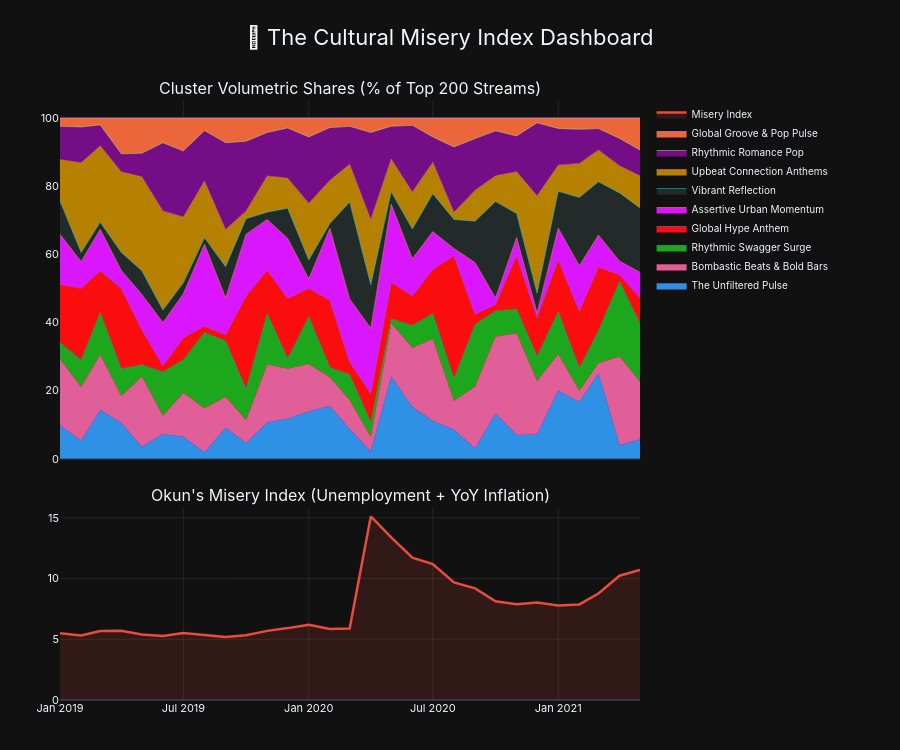

Notebook cell for this chart:
### Markdown cell above
---
### 5.5 The Cultural Misery Index Dashboard

### Code cell
# Align the timelines to the overlapping date range
cluster_shares_ts = cluster_shares.copy()
if hasattr(cluster_shares_ts.index, 'to_timestamp'):
    cluster_shares_ts.index = cluster_shares_ts.index.to_timestamp()
else:
    cluster_shares_ts.index = pd.to_datetime(cluster_shares_ts.index)

# Find intersection of dates
start_date = max(cluster_shares_ts.index.min(), pd.to_datetime(misery_df["date"].min()))
end_date = min(cluster_shares_ts.index.max(), pd.to_datetime(misery_df["date"].max()))

print(f"📐 Aligning dashboard timeline to overlap: {start_date.strftime('%Y-%m')} to {end_date.strftime('%Y-%m')}")

cluster_shares_filtered = cluster_shares_ts.loc[start_date:end_date]
misery_df_filtered = misery_df[(misery_df["date"] >= start_date) & (misery_df["date"] <= end_date)]

# Overlay: Cluster shares + Misery Index on the same timeline
fig = make_subplots(
    rows=2, cols=1,
    shared_xaxes=True,
    vertical_spacing=0.08,
    subplot_titles=("Cluster Volumetric Shares (% of Top 200 Streams)", "Okun's Misery Index (Unemployment + YoY Inflation)"),
    row_heights=[0.65, 0.35],
)

# Top panel: stacked cluster shares using a non-repeating qualitative color palette (Dark24)
colors = px.colors.qualitative.Dark24
for i, col in enumerate(cluster_shares_filtered.columns):
    # Retrieve the catchy name from mapping using string lookup (e.g. Cluster_0)
    catchy_name = cluster_name_mapping.get(col.replace("cluster_", "Cluster_"), col.replace("cluster_", "Cluster "))
    fig.add_trace(
        go.Scatter(
            x=cluster_shares_filtered.index,
            y=cluster_shares_filtered[col],
            name=f"{catchy_name}",
            stackgroup="one",
            mode="lines",
            line=dict(width=0.5),
            fillcolor=colors[i % len(colors)],
        ),
        row=1, col=1,
    )

# Bottom panel: Misery Index
fig.add_trace(
    go.Scatter(
        x=misery_df_filtered["date"],
        y=misery_df_filtered["misery_index"],
        name="Misery Index",
        line=dict(color="#e74c3c", width=2.5),
        fill="tozeroy",
        fillcolor="rgba(231, 76, 60, 0.15)",
    ),
    row=2, col=1,
)

fig.update_xaxes(
    showgrid=True,
    gridwidth=1,
    gridcolor="rgba(255,255,255,0.08)",
    tickfont=dict(size=11),
    row=1, col=1,
)
fig.update_xaxes(
    showgrid=True,
    gridwidth=1,
    gridcolor="rgba(255,255,255,0.08)",
    tickfont=dict(size=11),
    row=2, col=1,
)

fig.update_yaxes(
    showgrid=True,
    gridwidth=1,
    gridcolor="rgba(255,255,255,0.08)",
    tickfont=dict(size=11),
    row=1, col=1,
)
fig.update_yaxes(
    showgrid=True,
    gridwidth=1,
    gridcolor="rgba(255,255,255,0.08)",
    tickfont=dict(size=11),
    row=2, col=1,
)

fig.update_layout(
    template="plotly_dark",
    height=750,
    margin=dict(t=100, b=50, l=60, r=260),
    font=dict(family="Inter, sans-serif"),
    title=dict(
        text="🎵 The Cultural Misery Index Dashboard",
        font=dict(size=22),
        y=0.96,
        x=0.5,
        xanchor="center"
    ),
    legend=dict(
        orientation="v",
        yanchor="top",
        y=1,
        xanchor="left",
        x=1.02,
        font=dict(size=10),
    ),
    showlegend=True,
)
fig.show()
